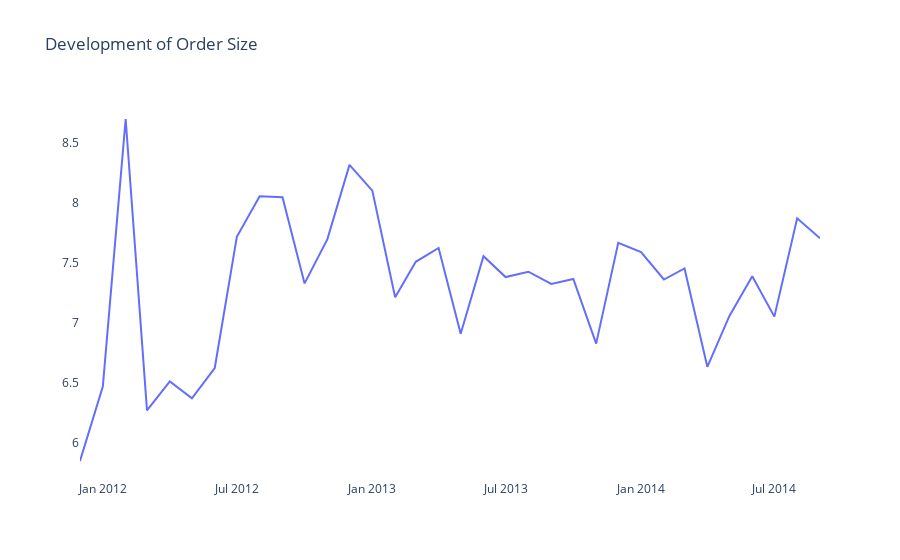

Write notebook code for a chart like this one.
### Code cell
y= pd.DataFrame(df[df.MonthYear != "2014-10"][["SKU", "Order", "MonthYear"]].groupby(["MonthYear", "Order"]).count().SKU).reset_index()[["MonthYear", "SKU"]].groupby(["MonthYear"]).mean()

fig = go.Figure(data=go.Scatter(x=y.index.astype(str), y=y.SKU))
fig.update_layout(title_text="Development of Order Size", plot_bgcolor="white", showlegend=False)
fig.show()

y= pd.DataFrame(df[["SKU", "Order", "DayOfWeek"]].groupby(["DayOfWeek", "Order"]).count().SKU).reset_index()[["DayOfWeek", "SKU"]].groupby(["DayOfWeek"]).mean().reindex(["Monday", "Tuesday", "Wednesday", "Thursday", "Friday", "Saturday", "Sunday"])

fig = go.Figure(data=go.Scatter(x=y.index.astype(str), y=y.SKU))
fig.update_layout(title_text="Order size per Weekday", plot_bgcolor="white", showlegend=False)
fig.show()

### Figure 1 — Plotly figure (JSON) as saved in the notebook; plotly's stock layout.template omitted (floating-point values rounded to 4 significant figures)
{"data": [{"type": "scatter", "x": ["2011-12", "2012-01", "2012-02", "2012-03", "2012-04", "2012-05", "2012-06", "2012-07", "2012-08", "2012-09", "2012-10", "2012-11", "2012-12", "2013-01", "2013-02", "2013-03", "2013-04", "2013-05", "2013-06", "2013-07", "2013-08", "2013-09", "2013-10", "2013-11", "2013-12", "2014-01", "2014-02", "2014-03", "2014-04", "2014-05", "2014-06", "2014-07", "2014-08", "2014-09"], "y": [5.85, 6.469, 8.696, 6.271, 6.512, 6.371, 6.624, 7.716, 8.053, 8.044, 7.328, 7.696, 8.314, 8.1, 7.212, 7.508, 7.622, 6.909, 7.554, 7.38, 7.425, 7.323, 7.365, 6.827, 7.666, 7.589, 7.36, 7.452, 6.633, 7.057, 7.387, 7.051, 7.869, 7.703]}], "layout": {"plot_bgcolor": "white", "showlegend": false, "title": {"text": "Development of Order Size"}}}
